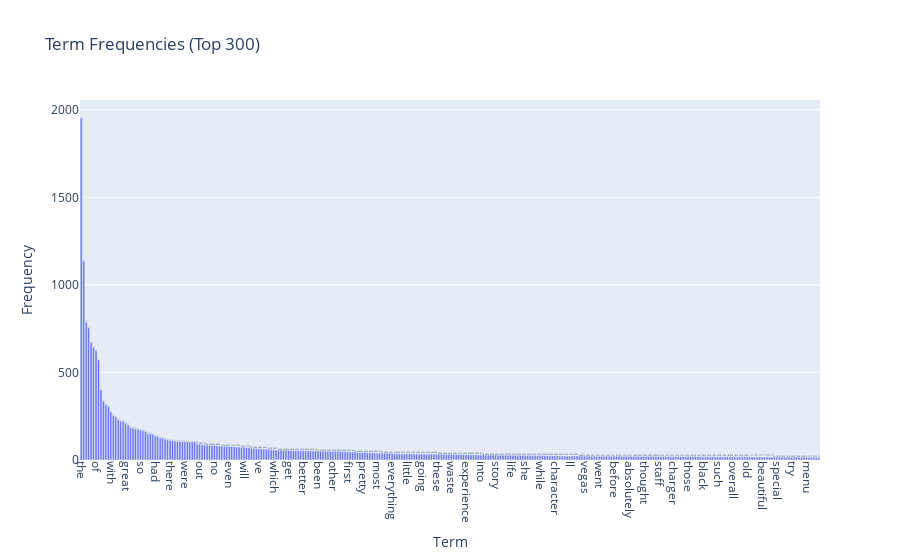

The notebook cell saved with this chart:
### Markdown cell above
### >>> **Exercise 15 (take home):** 
Additionally, you can attempt to sort the terms on the `x-axis` by frequency instead of in alphabetical order. This way the visualization is more meaninfgul and you will be able to observe the so called [long tail](https://en.wikipedia.org/wiki/Long_tail) (get familiar with this term since it will appear a lot in data mining and other statistics courses). see picture below

![alt txt](https://upload.wikimedia.org/wikipedia/commons/thumb/8/8a/Long_tail.svg/1000px-Long_tail.svg.png)

### Code cell
# Answer here
# 將詞彙頻率和詞彙名稱創建為一個DataFrame
term_frequencies_df = pd.DataFrame({'Term': count_vect.get_feature_names_out(),
                                    'Frequency': term_frequencies})

# 按詞彙頻率降序排序
term_frequencies_df = term_frequencies_df.sort_values(by='Frequency', ascending=False)

# 使用Plotly創建互動式條形圖
fig = px.bar(term_frequencies_df[:300], x='Term', y='Frequency', text='Frequency',
             title='Term Frequencies (Top 300)', labels={'Term': 'Term', 'Frequency': 'Frequency'})

# 設定標籤角度以便更好地顯示
fig.update_xaxes(tickangle=90)

# 顯示互動式條形圖
fig.show()

### Figure 1 — Plotly figure (JSON) as saved in the notebook; plotly's stock layout.template omitted (floating-point values rounded to 4 significant figures; data arrays with more than 128 entries replaced by an {"elided": "..."} marker saying what was removed)
{"data": [{"alignmentgroup": "True", "hovertemplate": "Term=%{x}<br>Frequency=%{text}<extra></extra>", "legendgroup": "", "marker": {"color": "#636efa", "pattern": {"shape": ""}}, "name": "", "offsetgroup": "", "orientation": "v", "showlegend": false, "text": {"elided": "300 int values"}, "textposition": "auto", "type": "bar", "x": {"elided": "300 str values"}, "xaxis": "x", "y": {"elided": "300 int values"}, "yaxis": "y"}], "layout": {"barmode": "relative", "legend": {"tracegroupgap": 0}, "title": {"text": "Term Frequencies (Top 300)"}, "xaxis": {"anchor": "y", "domain": [0, 1], "tickangle": 90, "title": {"text": "Term"}}, "yaxis": {"anchor": "x", "domain": [0, 1], "title": {"text": "Frequency"}}}}
